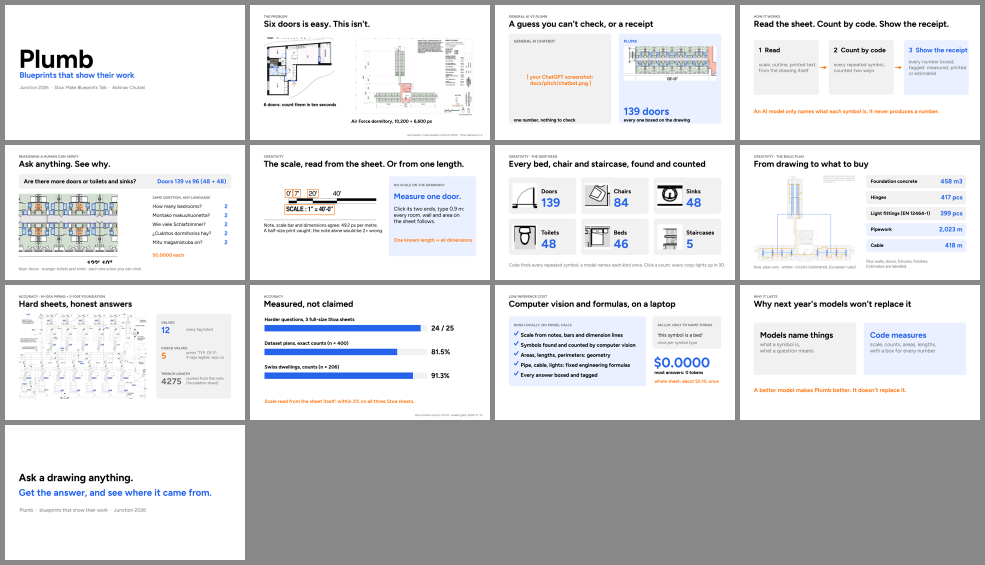
#> input picture docs/pitch/slides/contact_sheet.png, 1970 x 1130 px, found by its file name (shown at 1/2 size)
$ python -i build_video.py   (imports and definitions only)
#> lines starting #> are read from the running program, lines starting #| are printed output that depends on the picture; after the words box and inside, x2 and y2 are one past the last pixel; in counts of white or black regions, pixels touching at a corner belong together
"""Builds the pitch video: real app captures (cap/<scene>/ from capture.mjs) in a window with smooth 60 fps camera
moves and a synthetic cursor, the stickman presenter beside it (instant pose swaps, mouth driven by the voice),
captions and the judging criterion on screen.

  .venv/bin/python docs/pitch/video/build_video.py            # uses docs/pitch/video/voice.* if present, else a draft TTS
Output: docs/pitch/video/Plumb_pitch.mp4 (1920x1080, 60 fps). Hard limit 2:00 is checked."""
import json
import pathlib
import random
import re
import subprocess
import sys
import wave

import cv2
import numpy as np
from PIL import Image, ImageDraw, ImageFont

HERE = pathlib.Path(__file__).resolve().parent
ROOT = HERE.parents[2]
CAP = HERE / "cap"
POSES = HERE / "poses"
SLIDES = ROOT / "docs/pitch/slides"
OUT = HERE / "Plumb_pitch.mp4"
FONT = str(pathlib.Path.home() / ".claude/skills/story-pitch-deck/fonts/Figtree-Bold.ttf")
FPS, W, H = 60, 1920, 1080
WX, WY, WW, WH = 36, 84, 1440, 810          # app window on the frame
SW, SH = 3200, 1800                         # every source normalised to this (CSS 1600x900 at 2x)
PAPER = (244, 241, 234)
INK = (24, 22, 22)
TEAL = (15, 118, 110)
# [1 line not run here, left out]

# ------------------------------------------------------------------------------------------------ the voiceover
# [1 line that did not run here, left out]
# [1 line not run here, left out]


def run(cmd):
    subprocess.run(cmd, check=True, stdout=subprocess.DEVNULL, stderr=subprocess.DEVNULL)


# [45 lines left out: function voice, not called in this run]


def load_pcm(wav):
    with wave.open(str(wav)) as f:
        return np.frombuffer(f.readframes(f.getnframes()), np.int16).astype(np.float32) / 32768, f.getframerate()


# [30 lines left out: function split_by_pauses, not called in this run]


# ------------------------------------------------------------------------------------------------ sources
_img_cache = {}


def src(key):
    """Normalised 3200x1800 RGB image for a capture frame 'scene/fNNN.png', a slide 'slide10', or 'chatbot'."""
    if key in _img_cache:
        return _img_cache[key]
    if key.startswith("slide"):
        im = cv2.cvtColor(cv2.imread(str(SLIDES / f"{key}.png")), cv2.COLOR_BGR2RGB)
        im = cv2.resize(im, (SW, SH), interpolation=cv2.INTER_CUBIC)
    elif key == "chatbot":
        c = cv2.cvtColor(cv2.imread(str(ROOT / "docs/pitch/chatbot.png")), cv2.COLOR_BGR2RGB)
        im = np.full((SH, SW, 3), c[5, 5], np.uint8)
        s = 2900 / c.shape[1]
        c = cv2.resize(c, (2900, int(c.shape[0] * s)), interpolation=cv2.INTER_CUBIC)
        y0 = (SH - c.shape[0]) // 2
        im[y0:y0 + c.shape[0], 150:150 + c.shape[1]] = c
    else:
        im = cv2.cvtColor(cv2.imread(str(CAP / key)), cv2.COLOR_BGR2RGB)
        if im.shape[:2] != (SH, SW):
            im = cv2.resize(im, (SW, SH), interpolation=cv2.INTER_AREA)
    pyr = [im]
    for _ in range(3):
        pyr.append(cv2.resize(pyr[-1], (pyr[-1].shape[1] // 2 + pyr[-1].shape[1] // 4, pyr[-1].shape[0] // 2 + pyr[-1].shape[0] // 4), interpolation=cv2.INTER_AREA))
    if len(_img_cache) > 40:
        _img_cache.pop(next(iter(_img_cache)))
    _img_cache[key] = pyr
    return pyr


# [24 lines left out: functions view, fit_box, not called in this run]


FULL = (0, 0, 1600)
meta_cache = {}


# [37 lines left out: functions meta, idx, cam_of, not called in this run]


# ------------------------------------------------------------------------------------------------ the edit
def seq(scene, a, b, cam_a="full", cam_b=None, w=1.0, ref=None):
    """Play capture frames a..b (keys); camera eases from cam_a to cam_b (specs resolved on frame 'ref' or the last)."""
    return dict(scene=scene, a=a, b=b, cam_a=cam_a, cam_b=cam_b or cam_a, w=w, ref=ref)


def still(key, cam_a="full", cam_b=None, w=1.0):
    return dict(image=key, cam_a=cam_a, cam_b=cam_b or cam_a, w=w)


ANS = ("rect", "answer", 1.15)
SHEET = ("rect", "sheet", 1.05)
CANVAS = ("rect", "canvas", 1.0)
SECTIONS = ["The problem"] * 4 + ["Reasoning you can check"] * 2 + ["Creativity"] * 5 + ["Accuracy"] * 2 + ["Low inference cost"] * 2 + ["Why it lasts"] * 2
BEATS = [
    [seq("small", "open", "answer", "full", ANS, 1.0), seq("small", "move:proof", "proof", ("rect", "sheet", 1.0, (0, 0, 1, 0.55)), w=0.7)],
    [seq("dorm_open", "top", "top", ("box", 330, 420, 280, 158), CANVAS, 1.2), seq("dorm_open", "3d", "3d", CANVAS, ("box", 300, 180, 700, 394), 0.8)],
    [still("chatbot", "full", ("box", 40, 420, 700, 394), 1.0)],
    [seq("doors", "top", "lit", CANVAS, CANVAS, 0.8), seq("doors", "lit", "lit", ("box", 1150, 470, 440, 248), ("box", 1150, 480, 300, 169), 1.0)],
    [seq("lang", "type", "answer", "full", ANS, 1.0), seq("lang", "answer", "answer#1", ANS, ANS, 0.9, ref="answer#1")],
    [seq("dorm_ask", "type#5", "answer#1", ("rect", "ask", 1.1), ANS, 1.0, ref="answer#1"), seq("dorm_ask", "move:proof#1", "proof_cmp", SHEET, ("rect", "sheet", 1.0, (0, 0, 1, 0.5)), 1.0)],
    [seq("scale", "badge", "badge", "full", ("rect", "badge", 1.3), 0.8), seq("scale", "move:where", "pins", ("rect", "badge", 1.3), CANVAS, 1.0, ref="pins")],
    [seq("measure", "before", "move:set", "full", "full", 0.6), seq("measure", "pt", "typed", ("cursor", 640), ("cursor", 520), 1.2, ref="pt"),
     seq("measure", "move:setsize", "payoff", ("rect", "measure", 1.2), CANVAS, 1.0, ref="payoff")],
    [seq("threed", "orbit", "orbit#69", CANVAS, CANVAS, 1.2), seq("threed", "move:Furniture", "layer:Electrical", CANVAS, CANVAS, 1.3)],
    [seq("threed", "move:Beds", "ck:Stair", "full", "full", 1.0)],
    [seq("plan", "move:plan", "end", "full", ("rect", "right", 1.02), 1.0)],
    [seq("pipe", "open", "answer", "full", ANS, 1.2), seq("pipe", "move:proof", "proof", SHEET, ("rect", "sheet", 1.0, (0, 0, 1, 0.5)), 0.9)],
    [still("slide10", "full", ("box", 60, 140, 1480, 832), 1.0)],
    [still("slide11", "full", ("box", 40, 100, 1520, 855), 1.0)],
    [seq("small", "answer", "answer", ("rect", "answer", 1.05, (0, 0.35, 0.7, 0.4)), w=0.5), seq("dorm_open", "top", "top", ("box", 60, 590, 440, 248), w=0.5)],
    [still("slide12", "full", ("box", 60, 100, 1480, 832), 1.0)],
    [still("slide13", "full", ("box", 40, 80, 1520, 855), 1.0)],
]
POSE_PLAN = [["point", "one_up", "shrug"], ["hands_up", "point", "think"], ["think", "shrug"], ["point", "hands_up"],
             ["one_up", "point"], ["think", "point", "one_up"], ["point_up", "point"], ["one_up", "point_down", "hands_up"],
             ["hands_up", "point"], ["point", "one_up"], ["point", "point_down", "idle"], ["think", "point", "shrug"],
             ["hands_up"], ["shrug", "point"], ["one_up", "point_down"], ["think", "one_up"], ["hands_up", "idle"]]
# [1 line not run here, left out]


# [10 lines left out: function frame_weight, not called in this run]


def ease(t):
    t = min(max(t, 0.0), 1.0)
    return t * t * (3 - 2 * t)


def lerp(a, b, t):
    return tuple(x + (y - x) * t for x, y in zip(a, b))


# [39 lines left out: functions timeline, beat_state, not called in this run]


# ------------------------------------------------------------------------------------------------ drawing
def rounded_mask(w, h, r):
#> called with w = 1440, h = 810, r = 18
    m = np.zeros((h, w), np.uint8)
    cv2.rectangle(m, (r, 0), (w - r, h), 255, -1)
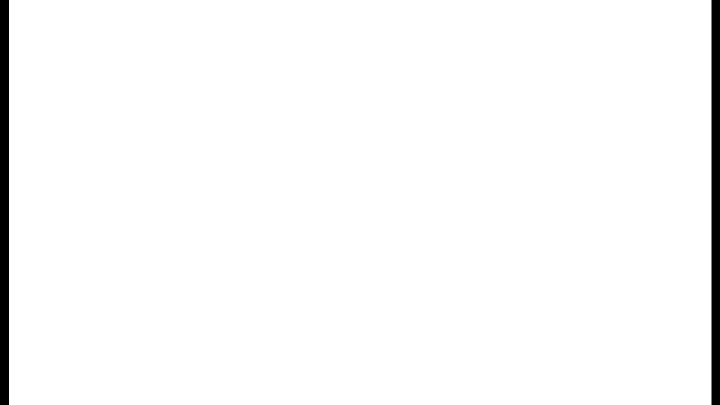
#> m: shape (810, 1440) (shown at 1/2 size); 97.6% white; 2 black regions, box (x1, y1, x2, y2) and area: (0, 0, 18, 810) 14580, (1423, 0, 1440, 810) 13770
    cv2.rectangle(m, (0, r), (w, h - r), 255, -1)
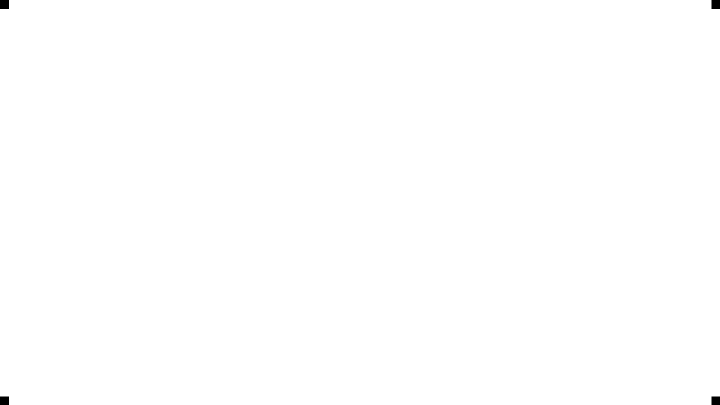
#> m: shape (810, 1440) (shown at 1/2 size); 99.9% white; 4 black regions, box (x1, y1, x2, y2) and area: (0, 0, 18, 18) 324, (1423, 0, 1440, 18) 306, (0, 793, 18, 810) 306, (1423, 793, 1440, 810) 289
    for cx, cy in ((r, r), (w - r, r), (r, h - r), (w - r, h - r)):
        cv2.circle(m, (cx, cy), r, 255, -1, cv2.LINE_AA)
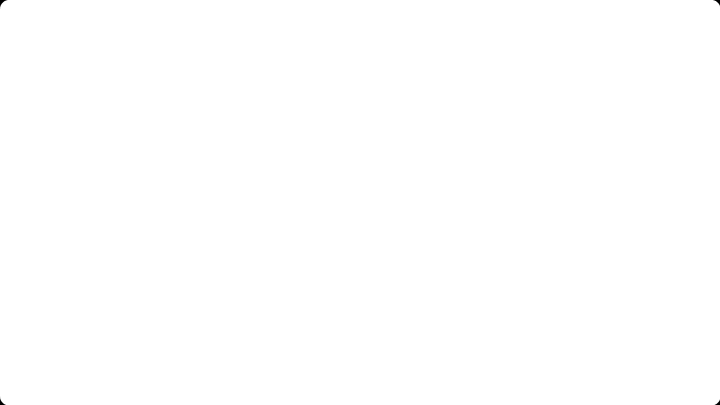
#> m: shape (810, 1440) (shown at 1/2 size); 0.09% of pixels changed, all inside (x1, y1, x2, y2) = (0, 0, 1440, 810)
    return m.astype(np.float32)[..., None] / 255


WMASK = rounded_mask(WW, WH, 18)


def base_frame():
    bg = np.full((H, W, 3), PAPER, np.float32)
    sh = np.zeros((H, W), np.float32)
    cv2.rectangle(sh, (WX + 6, WY + 16), (WX + WW - 6, WY + WH + 14), 1.0, -1)
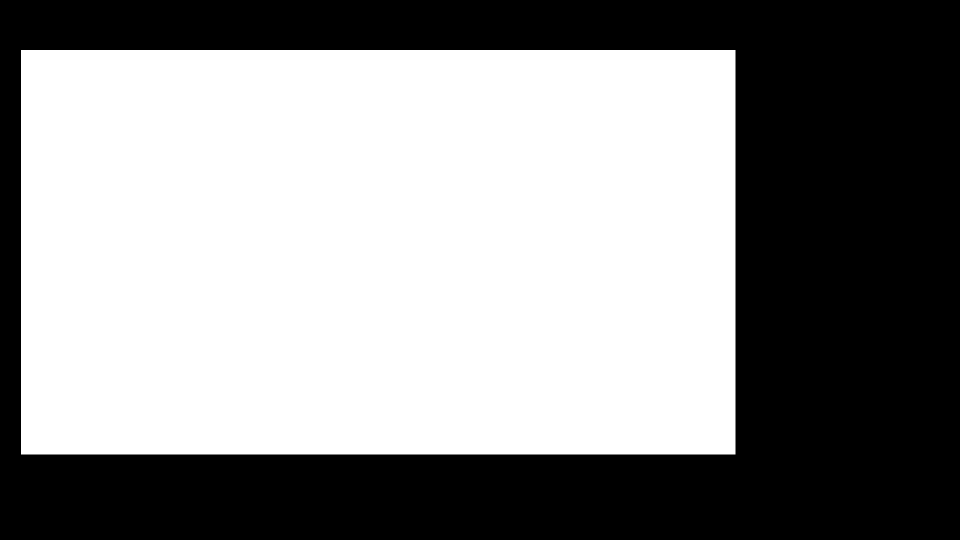
#> sh: shape (1080, 1920) float32 (shown at 1/2 size); values 0 (black) and 1 (white), 55.8% white; 1 black region, box (x1, y1, x2, y2) and area: (0, 0, 1920, 1080) 917539
    sh = cv2.GaussianBlur(sh, (0, 0), 18) * 0.28
    bg *= (1 - sh[..., None])
    return bg.astype(np.uint8)


BASE = base_frame()
F_CAP = ImageFont.truetype(FONT, 38)
F_SEC = ImageFont.truetype(FONT, 26)


# [23 lines left out: functions caption_chunks, wrap, not called in this run]


_text_cache = {}


# [20 lines left out: function text_layer, not called in this run]


def load_poses():
    out = {}
    for p in POSES.glob("*.png"):
        a = cv2.imread(str(p), cv2.IMREAD_UNCHANGED)
        s = 0.86
        a = cv2.resize(a, (int(a.shape[1] * s), int(a.shape[0] * s)), interpolation=cv2.INTER_AREA)
        rgb = cv2.cvtColor(a[..., :3], cv2.COLOR_BGR2RGB).astype(np.float32)
        out[p.stem] = (rgb, a[..., 3:4].astype(np.float32) / 255)
    return out


POSE_IMG = load_poses()


# [117 lines left out: functions paste, draw_cursor, pose_schedule, main, not called in this run]


# [2 lines not run here, left out]

>>> result = src('../slides/contact_sheet.png')
#> after the loop in src, `for _ in range(3):`: pyr = 4 items
#> result = 4 items

$ run again, on docs/pitch/slides/slide06.png
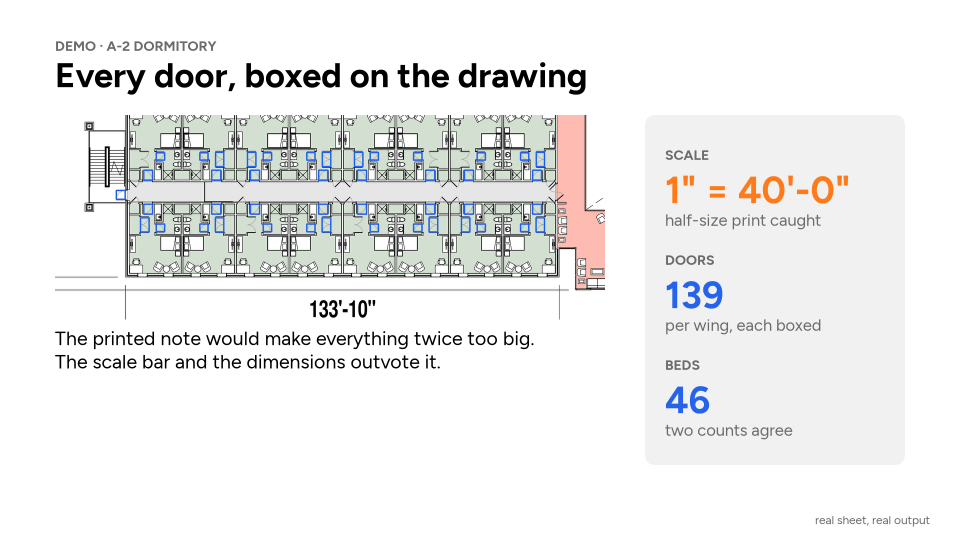
#> input picture docs/pitch/slides/slide06.png, 1920 x 1080 px, found by its file name (shown at 1/2 size)
#> sh: shape (1080, 1920) float32; values 0 (black) and 1 (white), 55.8% white; 1 black region, box (x1, y1, x2, y2) and area: (0, 0, 1920, 1080) 917539
#> in src, `im = cv2.resize(im, (SW, SH), interpolation=cv2.INTER_AREA)`:
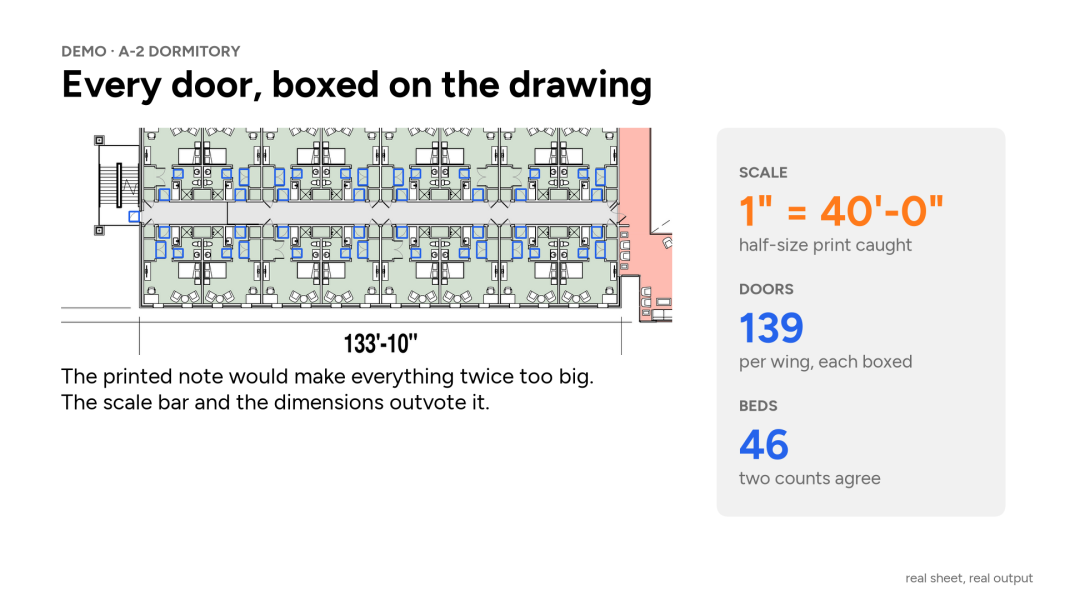
#> im: shape (1800, 3200, 3) (shown at 1/3 size); mean R, G, B 236.9, 237.2, 236.9
#> after the loop in src, `for _ in range(3):`: pyr = 4 items
